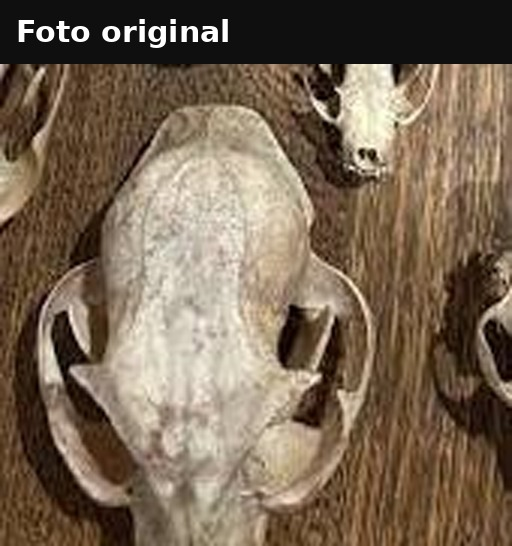
#> input picture base_datos_osea/charla_material/01_segmentacion/comparacion_backends/cranio_143_objeto_pequeno_fondo_madera/1_original.jpg, 512 x 546 px
$ python -i extract.py   (imports and definitions only)
#> lines starting #> are read from the running program, lines starting #| are printed output that depends on the picture; after the words box and inside, x2 and y2 are one past the last pixel; in counts of white or black regions, pixels touching at a corner belong together
"""Localización del hueso en la imagen y extracción de medidas geométricas
con OpenCV (segmentación clásica, sin aprendizaje).

Módulo aislado: no depende de `src/clip_filter`, `src/bone_filter` ni
`src/inference`, y no comparte estado con ellos. Se invoca de forma explícita
desde el endpoint dedicado en `app/main.py`, después de que el filtro CLIP
confirme que la imagen contiene un hueso.

Las medidas que produce son relativas a la imagen (píxeles, ratios): no hay
forma de derivar medidas reales (cm) sin una referencia de escala en la
imagen, así que ese cálculo no se intenta aquí. El contexto que aporte el
usuario (medidas reales, peso, tipo...) se transporta por separado, sin
mezclarse con estas features.
"""
import base64
import io

import cv2
import numpy as np
from PIL import Image, ImageDraw, ImageFont

MIN_CONTOUR_AREA_RATIO = 0.001  # por debajo de esto, se considera "no encontrado"

FONT_SIZE = 18
BOX_COLOR = (0, 170, 255, 255)  # bounding box vertical (ancho/alto)
ROTATED_COLOR = (255, 60, 60, 255)  # rectángulo rotado (orientación real)
CONTOUR_COLOR = (0, 220, 0, 255)
MASK_TINT = (255, 0, 180)


def _load_font() -> ImageFont.FreeTypeFont:
    try:
        return ImageFont.truetype("DejaVuSans-Bold.ttf", FONT_SIZE)
    except OSError:
        return ImageFont.load_default(size=FONT_SIZE)


_FONT = _load_font()


def _segment(gray: np.ndarray) -> np.ndarray:
    blurred = cv2.GaussianBlur(gray, (5, 5), 0)
    _, binary = cv2.threshold(blurred, 0, 255, cv2.THRESH_BINARY + cv2.THRESH_OTSU)

    # Otsu no sabe si el objeto es la región clara o la oscura; asumimos que
    # el fondo ocupa más superficie que el objeto y, si el umbral deja más
    # píxeles "encendidos" que "apagados", el objeto es la región oscura.
    if cv2.countNonZero(binary) > binary.size / 2:
        binary = cv2.bitwise_not(binary)

    kernel = np.ones((5, 5), np.uint8)
    binary = cv2.morphologyEx(binary, cv2.MORPH_CLOSE, kernel)
    binary = cv2.morphologyEx(binary, cv2.MORPH_OPEN, kernel)
    return binary


# [363 lines left out: functions _largest_contour, _hole_features, _groove_features, _elongation, _ellipse_ratio, _hu_moments and 7 more, not called in this run]

>>> import cv2
>>> picture = cv2.imread('../../../base_datos_osea/charla_material/01_segmentacion/comparacion_backends/cranio_143_objeto_pequeno_fondo_madera/1_original.jpg', cv2.IMREAD_GRAYSCALE)
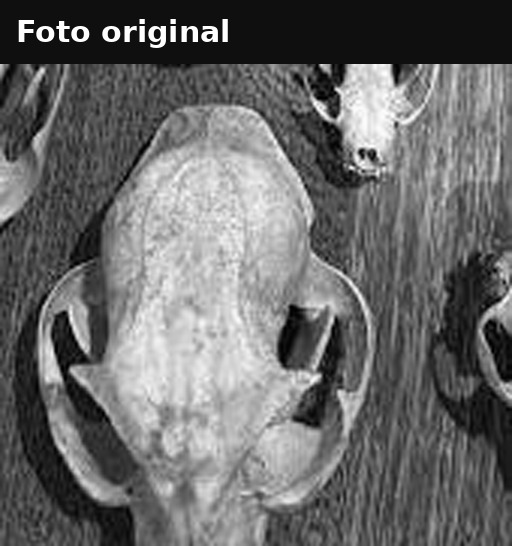
#> picture: shape (546, 512); min 0, max 255, mean 106.2
>>> result = _segment(picture)
#> in _segment, `_, binary = cv2.threshold(blurred, 0, 255, cv2.THRESH_BINARY + cv2.THR..`:
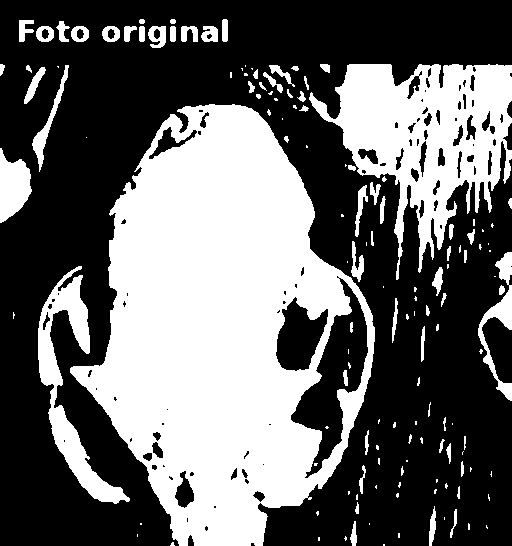
#> binary: shape (546, 512); 40.3% white; 142 white regions (72 under 20 px), largest, box (x1, y1, x2, y2) and area: (70, 104, 375, 546) 77595, (309, 64, 512, 280) 19979, (38, 266, 130, 504) 5247
#> in _segment, `binary = cv2.morphologyEx(binary, cv2.MORPH_CLOSE, kernel)`:
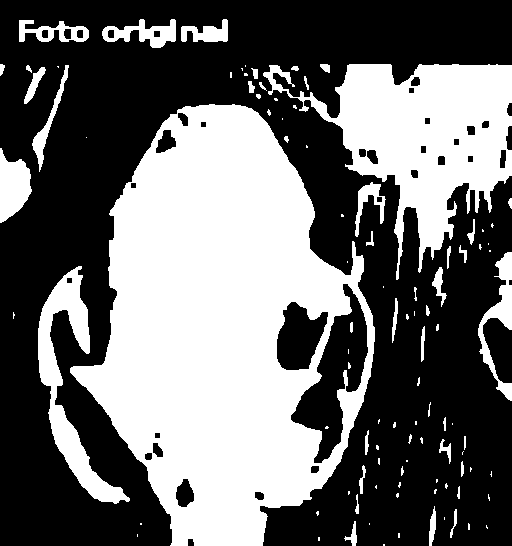
#> binary: shape (546, 512); 41.8% white; 102 white regions (56 under 20 px), largest, box (x1, y1, x2, y2) and area: (70, 104, 375, 546) 78964, (263, 64, 512, 280) 22572, (38, 266, 130, 504) 5467
#> in _segment, `binary = cv2.morphologyEx(binary, cv2.MORPH_OPEN, kernel)`:
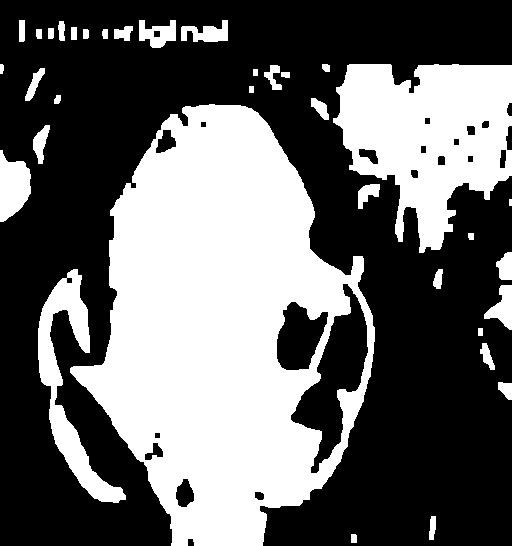
#> binary: shape (546, 512); 40.2% white; 35 white regions, largest, box (x1, y1, x2, y2) and area: (70, 104, 375, 546) 78762, (333, 64, 512, 253) 21272, (38, 269, 126, 503) 5399

$ run again, on base_datos_osea/charla_material/01_segmentacion/comparacion_backends/cranio_143_objeto_pequeno_fondo_madera/2_classic_otsu.jpg
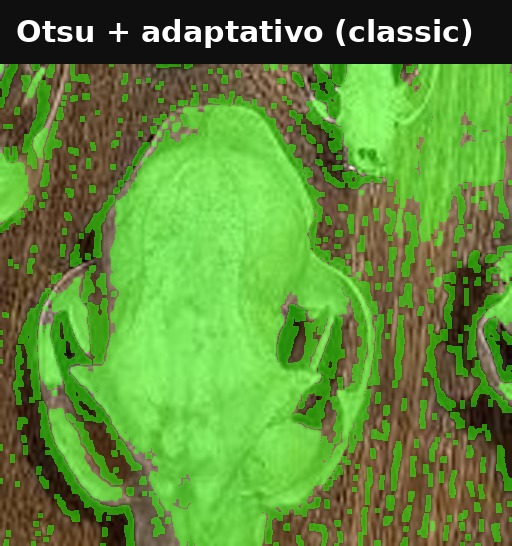
#> input picture base_datos_osea/charla_material/01_segmentacion/comparacion_backends/cranio_143_objeto_pequeno_fondo_madera/2_classic_otsu.jpg, 512 x 546 px
#> `picture = cv2.imread('../../../base_datos_osea/charla_material/01_segm..`:
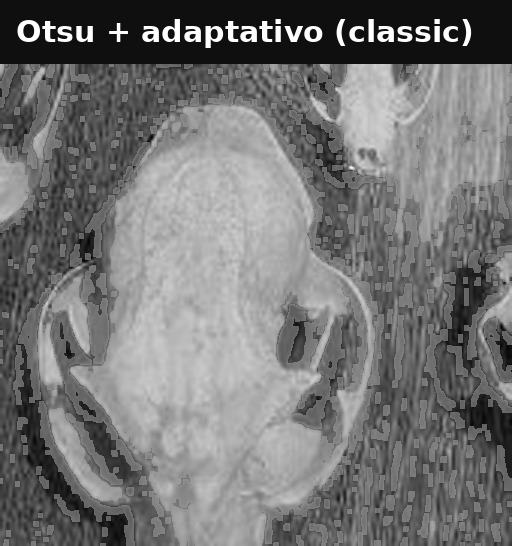
#> picture: shape (546, 512); min 1, max 255, mean 116.9
#> in _segment, `binary = cv2.morphologyEx(binary, cv2.MORPH_OPEN, kernel)`:
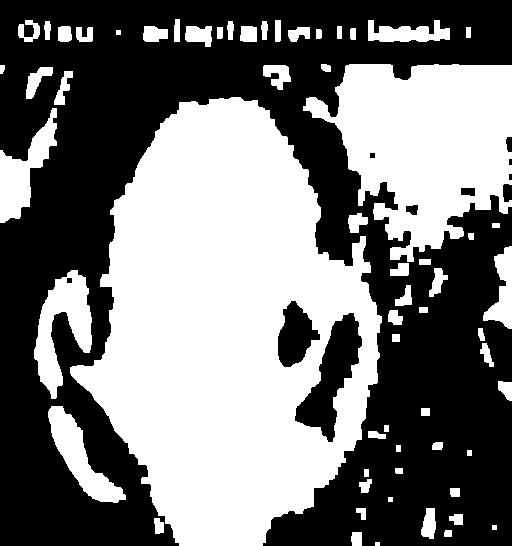
#> binary: shape (546, 512); 47.1% white; 62 white regions, largest, box (x1, y1, x2, y2) and area: (70, 97, 382, 546) 87075, (303, 64, 512, 262) 25774, (34, 270, 92, 399) 3612

$ run again, on base_datos_osea/charla_material/01_segmentacion/comparacion_backends/cranio_143_objeto_pequeno_fondo_madera/3_fastsam.jpg
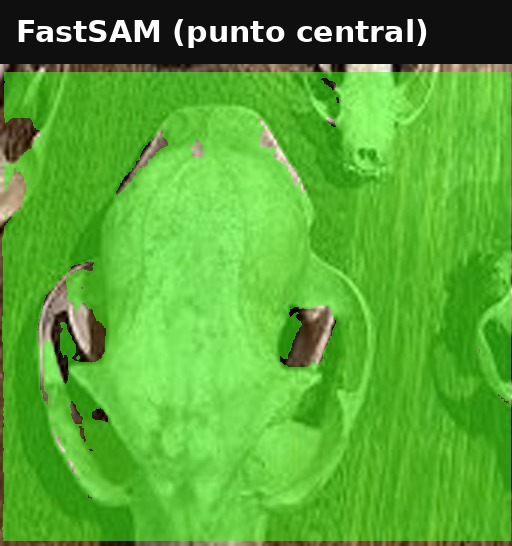
#> input picture base_datos_osea/charla_material/01_segmentacion/comparacion_backends/cranio_143_objeto_pequeno_fondo_madera/3_fastsam.jpg, 512 x 546 px
#> in _segment, `_, binary = cv2.threshold(blurred, 0, 255, cv2.THRESH_BINARY + cv2.THR..`:
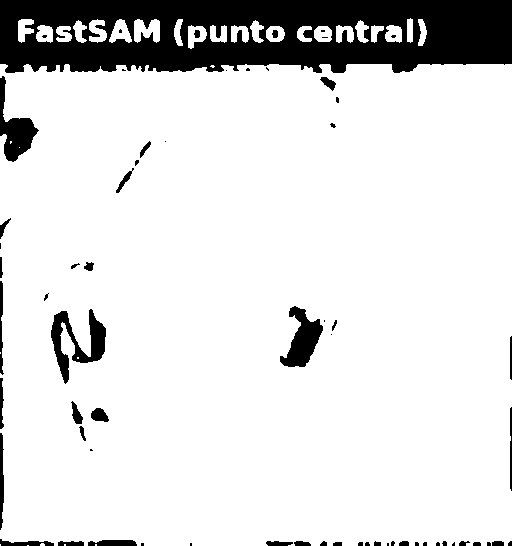
#> binary: shape (546, 512); 86.7% white; 65 black regions (30 under 20 px), largest, box (x1, y1, x2, y2) and area: (0, 0, 512, 73) 29730, (51, 309, 106, 384) 1583, (280, 306, 323, 367) 1326
#> in _segment, `binary = cv2.morphologyEx(binary, cv2.MORPH_OPEN, kernel)`:
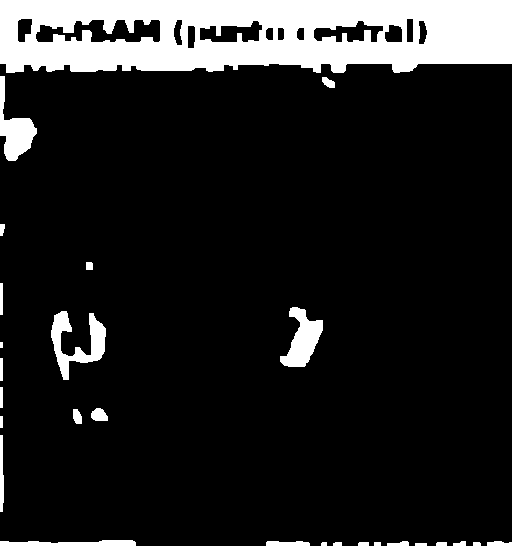
#> binary: shape (546, 512); 13.1% white; 27 white regions (1 under 20 px), largest, box (x1, y1, x2, y2) and area: (0, 0, 512, 73) 30077, (51, 311, 106, 380) 1556, (280, 307, 323, 367) 1361
